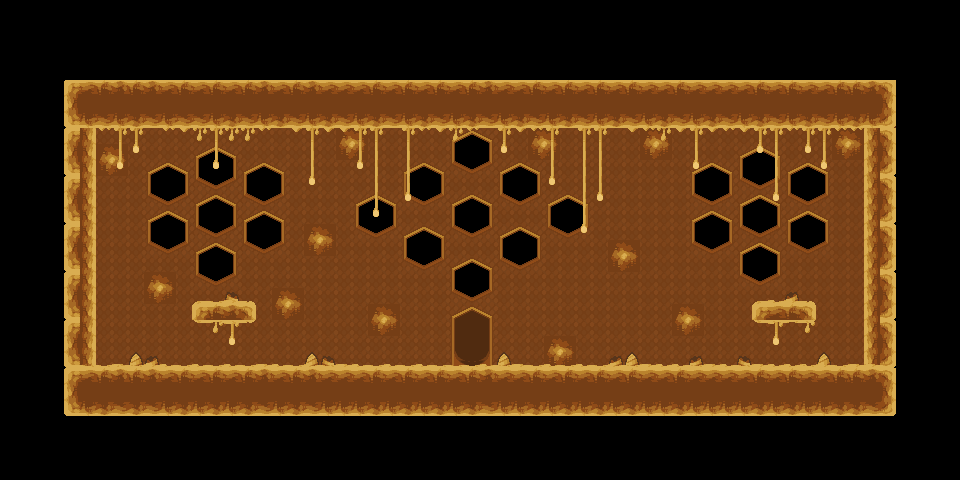

This game map was drawn from its Tiled (.tmx) file and the tilesets committed beside it. A one-line description and the trimmed map source follow:
An orthogonal 60x30 tile map with 16x16 px tiles, 3 tile layers (ground_2, ground_1, ground_0), 2 tilesets and 7 objects (6x collision, boss).

<map version="1.10" tiledversion="1.11.2" orientation="orthogonal" renderorder="right-down" width="60" height="30" tilewidth="16" tileheight="16" infinite="0" nextlayerid="6" nextobjectid="15">
 <tileset firstgid="1" source="../assets/Hive-LF.tsx" />
 <tileset firstgid="626" source="../assets/Tiles-debug-LF.tsx" />
 <layer id="4" name="ground_2" width="60" height="30">
  <data>[1800 cells, 963 non-empty, 27 distinct tile ids]</data>
 </layer>
 <layer id="1" name="ground_1" width="60" height="30">
  <data>[1800 cells, 533 non-empty, 30 distinct tile ids]</data>
 </layer>
 <layer id="5" name="ground_0" width="60" height="30">
  <data>[1800 cells, 29 non-empty, 4 distinct tile ids]</data>
 </layer>
 <objectgroup id="2" name="collision_layer" visible="0">
  <object id="1" name="collision" x="64" y="48" width="32" height="368" />
  <object id="2" name="collision" x="96" y="368" width="800" height="48" />
  <object id="3" name="collision" x="864" y="48" width="32" height="320" />
  <object id="4" name="collision" x="96" y="48" width="768" height="16" />
  <object id="5" name="collision" x="192" y="304" width="64" height="16" />
  <object id="9" name="collision" x="752" y="304" width="64" height="16" />
 </objectgroup>
 <objectgroup id="3" name="boss_layer" visible="0">
  <object id="14" name="boss" x="460" y="334.667" width="20" height="17.3333" />
 </objectgroup>
</map>
